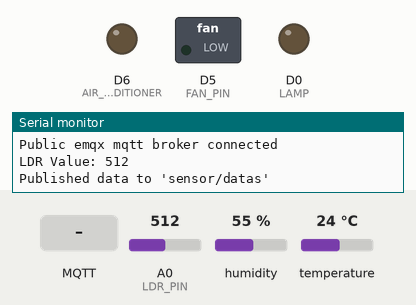
This sketch was run on a simulated ESP8266 (NodeMCU). Parts: switched loads named in the sketch (green lamp = pin HIGH), output pins drawn as LEDs (lit = HIGH), the last lines printed to the serial monitor. Inputs (shaded band) come from the test bench; at power-on: A0 (LDR_PIN) = 512, humidity 55 %, temperature 24 °C. WiFi joins after 1.5 s; servers stay silent unless stated; network time is answered at once with the bench clock; the local clock reads 2024-03-15 10:24:30 at power-on unless the sketch sets it; no MQTT or app messages arrive unless stated.

Above: at 2.7 s.
2.8 s: MQTT message "on" arrives on the first subscribed topic
At 4.9 s:
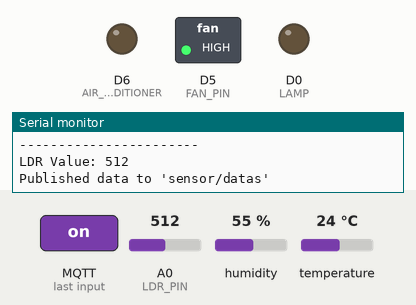
5.2 s: MQTT message "on" arrives on the second subscribed topic
At 6.4 s:
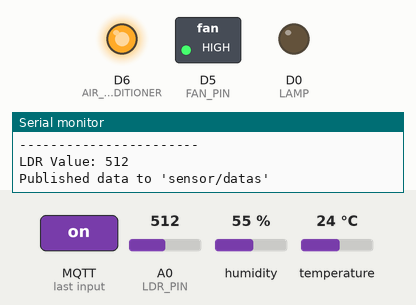
7.3 s: MQTT message "1" arrives on the first subscribed topic
At 9.0 s:
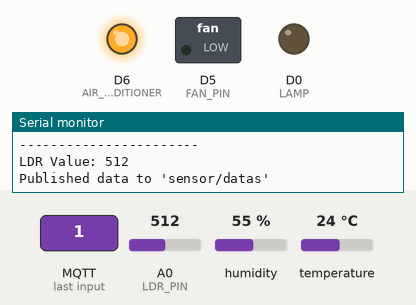
9.4 s: MQTT message "on" arrives on the third subscribed topic
At 11.3 s:
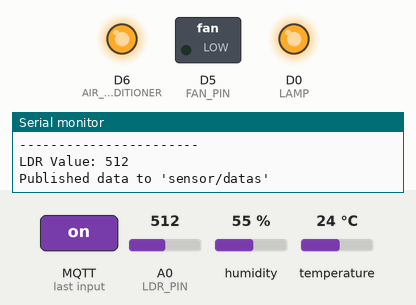
11.6 s: MQTT message "1" arrives on the second subscribed topic
At 13.0 s:
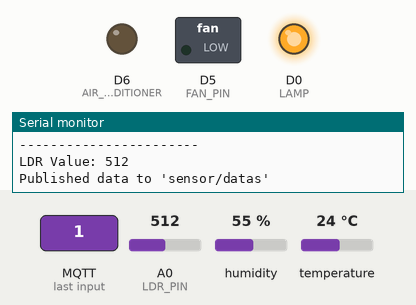
13.7 s: MQTT message "on" arrives on the first subscribed topic
At 15.5 s:
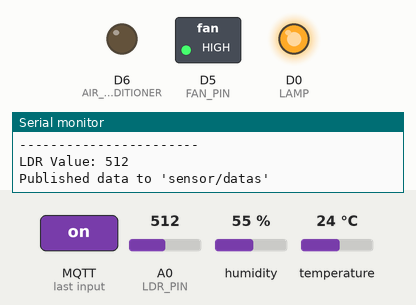
Timing chart, 0 to 16.8 s (numbered marks = the images above; inputs shaded):
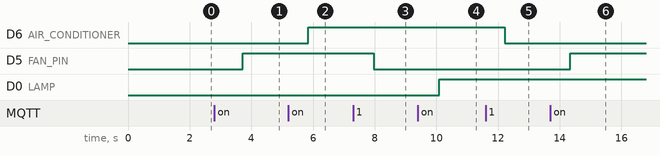

Measured:
- after the input at 2.8 s, D5 (FAN_PIN): LOW → HIGH after 0.91 s
- after the input at 5.2 s, D6 (AIR_CONDITIONER): LOW → HIGH after 0.64 s
- after the input at 7.3 s, D5 (FAN_PIN): HIGH → LOW after 0.67 s
- after the input at 9.4 s, D0 (LAMP): LOW → HIGH after 0.69 s
- after the input at 11.6 s, D6 (AIR_CONDITIONER): HIGH → LOW after 0.62 s
- after the input at 13.7 s, D5 (FAN_PIN): LOW → HIGH after 0.65 s

The sketch:

final.ino
```cpp
#include <DHT.h>
#include <PubSubClient.h>
#include <ESP8266WiFi.h>
#include <NTPClient.h>
#include <WiFiUdp.h>

#define DHT_PIN D4        // Chân GPIO nối với DATA của cảm biến DHT
#define FAN_PIN D5
#define AIR_CONDITIONER D6
#define LAMP D0
#define DHT_TYPE DHT11
#define LDR_PIN A0       // Chân analog A0 nối với quang trở (LDR)
DHT dht(DHT_PIN, DHT_TYPE);

 const char* ssid = "Dang Van Duong";
 const char* password = "duaday10nghin";
// MQTT Broker
const char* mqtt_broker = "test.mosquitto.org"; // Địa chỉ broker MQTT
const int mqtt_port = 1883;
// Topic
const char *topicFan = "iot/fan";
const char *topicAirConditioner = "iot/air";
const char *topicLamp = "iot/lamp";
int dust = 0;
WiFiClient espClient;
PubSubClient client(espClient);

// Define NTP Client to get time
WiFiUDP ntpUDP;
NTPClient timeClient(ntpUDP, "pool.ntp.org");

// Variable to save current epoch time
unsigned long epochTime;

// Function that gets current epoch time
unsigned long getTime() {
    timeClient.update();
    unsigned long now = timeClient.getEpochTime();
    return now;
}

void connectWifi() {
    WiFi.begin(ssid, password);
    while (WiFi.status() != WL_CONNECTED) {
        delay(100);
        Serial.print(".");
    }
    Serial.println();
    Serial.print("Wifi Connected! as ");
    Serial.println(WiFi.localIP().toString());
}

void setFan(bool status) {
    if (status == true) {
        digitalWrite(FAN_PIN, HIGH);
        Serial.println("Turn on the fan");
    } else {
        digitalWrite(FAN_PIN, LOW);
        Serial.println("Turn off the fan");
    }
}
void setAirConditioner(bool status) {
    if (status == true) {
        digitalWrite(AIR_CONDITIONER, HIGH);
        Serial.println("Turn on the air conditioner");
    } else {
        digitalWrite(AIR_CONDITIONER, LOW);
        Serial.println("Turn off the air conditioner");
    }
}
void setLamp(bool status) {
    if (status == true) {
        digitalWrite(LAMP, HIGH);
        Serial.println("Turn on the lamp");
    } else {
        digitalWrite(LAMP, LOW);
        Serial.println("Turn off the lamp");
    }
}
void callback(char *topic, byte *payload, unsigned int length) {
    Serial.print("Message arrived in topic: ");
    Serial.println(topic);

    String message;
    for (int i = 0; i < length; i++) {
        message += (char) payload[i];
    }
    Serial.printf("Message: %s\n", message.c_str());

    if (strcmp(topic, topicFan) == 0) {
        setFan(message.equals("on"));
        // Gửi lại xác nhận về trạng thái quạt
        String fanStatus = message.equals("on") ? "on" : "off";
        fanStatus = "{\"device\": \"fan\", \"status\": \"" + fanStatus +"\"}" ;
        client.publish("iot/device/status", fanStatus.c_str());
    }
    else if (strcmp(topic, topicAirConditioner) == 0) {
        setAirConditioner(message.equals("on"));
        // Gửi lại xác nhận về trạng thái điều hòa
        String acStatus = message.equals("on") ? "on" : "off";
        acStatus = "{\"device\": \"air\", \"status\": \"" + acStatus +"\"}" ;
        client.publish("iot/device/status", acStatus.c_str());
    }
    else if (strcmp(topic, topicLamp) == 0) {
        setLamp(message.equals("on"));
        // Gửi lại xác nhận về trạng thái đèn
        String lampStatus = message.equals("on") ? "on" : "off";
        lampStatus = "{\"device\": \"lamp\", \"status\": \"" + lampStatus +"\"}" ;
        client.publish("iot/device/status", lampStatus.c_str());
    }
    Serial.println("-----------------------");
}

void connectMqtt() {
    //connecting to a mqtt broker
    client.setServer(mqtt_broker, mqtt_port);
    client.setCallback(callback);

    while (!client.connected()) {
        String client_id = "esp8266-client-";
        client_id += String(WiFi.macAddress());

        Serial.printf("The client %s connects to mosquitto mqtt broker\n", client_id.c_str());

        if (client.connect(client_id.c_str())) {
            Serial.println("Public emqx mqtt broker connected");
        } else {
            Serial.print("failed with state ");
            Serial.print(client.state());
            delay(2000);
        }
    }
}

void registerTopicMqtt() {
    client.subscribe(topicFan);
    client.subscribe(topicAirConditioner);
    client.subscribe(topicLamp);
}

void readDht() {
    float humidity = NAN, temperature = NAN;
    int retry = 0;
    while ((isnan(humidity) || isnan(temperature)) && retry < 3) {
        humidity = dht.readHumidity();
        temperature = dht.readTemperature();
        retry++;
        delay(100);  // Cho cảm biến một chút thời gian
    }

    int light = analogRead(LDR_PIN);  // Đọc giá trị từ quang trở (LDR)

    Serial.print("LDR Value: ");
    Serial.println(light); // In giá trị ra Serial Monitor

    if (isnan(humidity) || isnan(temperature)) {
        Serial.println("Failed to read from DHT sensor!");
        return;
    }

    // Tạo payload JSON với dữ liệu đọc được từ cảm biến
    String payload = "{\"temperature\": " + String(temperature) +
                    ", \"humidity\": " + String(humidity) +
                    ", \"light\": " + String(light) + "}";

    client.publish("sensor/datas", payload.c_str()); // Gửi dữ liệu tới chủ đề MQTT
    Serial.println("Published data to 'sensor/datas'");
}

void setup() {
    Serial.begin(115200);
    connectWifi();
    timeClient.begin();
    pinMode(FAN_PIN, OUTPUT);
    pinMode(AIR_CONDITIONER, OUTPUT);
    pinMode(LAMP, OUTPUT);
    connectMqtt();
    registerTopicMqtt();

    randomSeed(getTime());
    dht.begin();  // Khởi tạo cảm biến DHT11
}

void loop() {
    if (!client.connected()) {
        connectMqtt();  // Kiểm tra và kết nối lại MQTT nếu bị mất kết nối
    }
    client.loop();

    // Đọc dữ liệu và gửi MQTT
    readDht();

    delay(2000);  // Đảm bảo mỗi 2 giây mới lấy dữ liệu từ cảm biến DHT11
}
```
